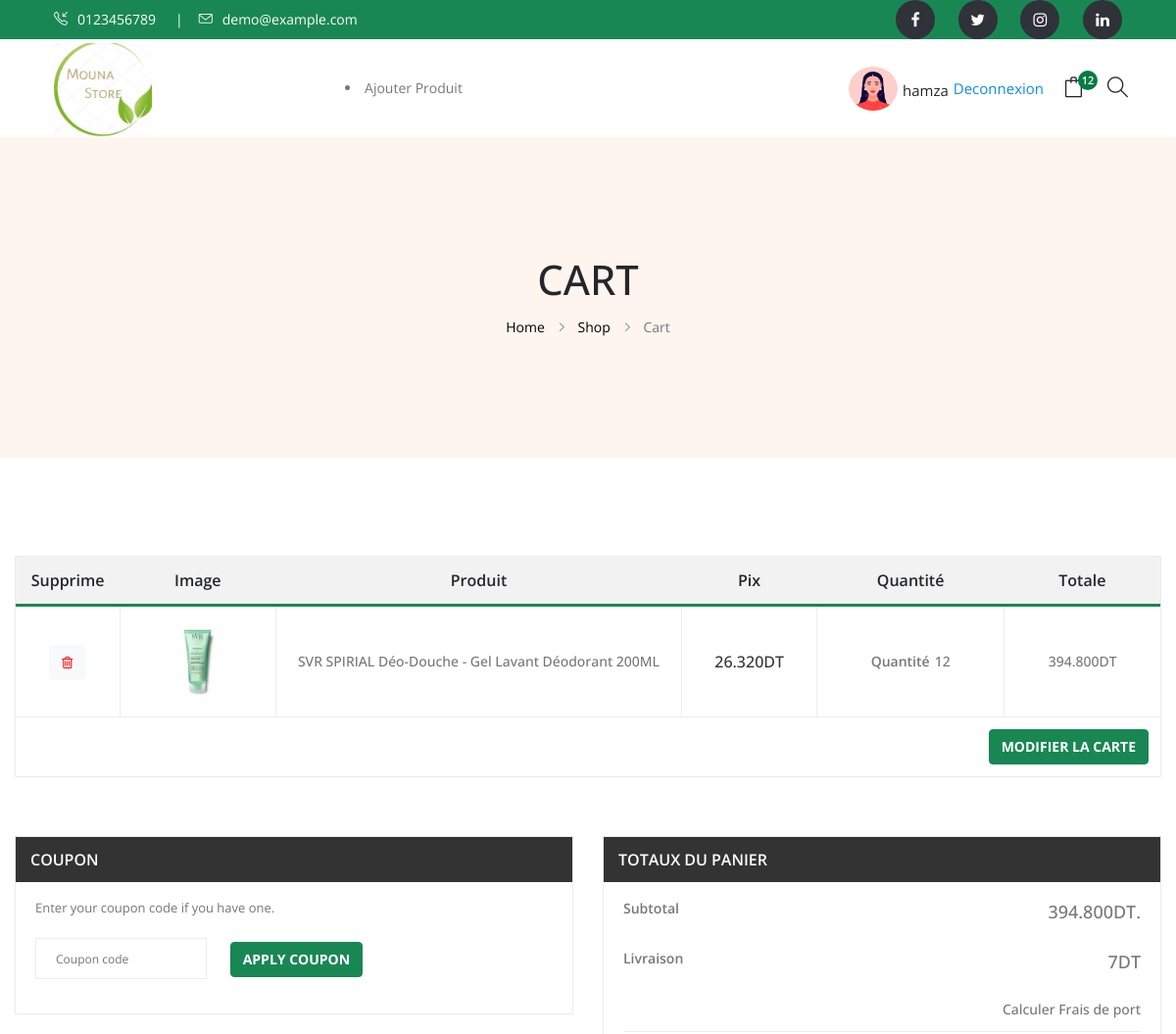
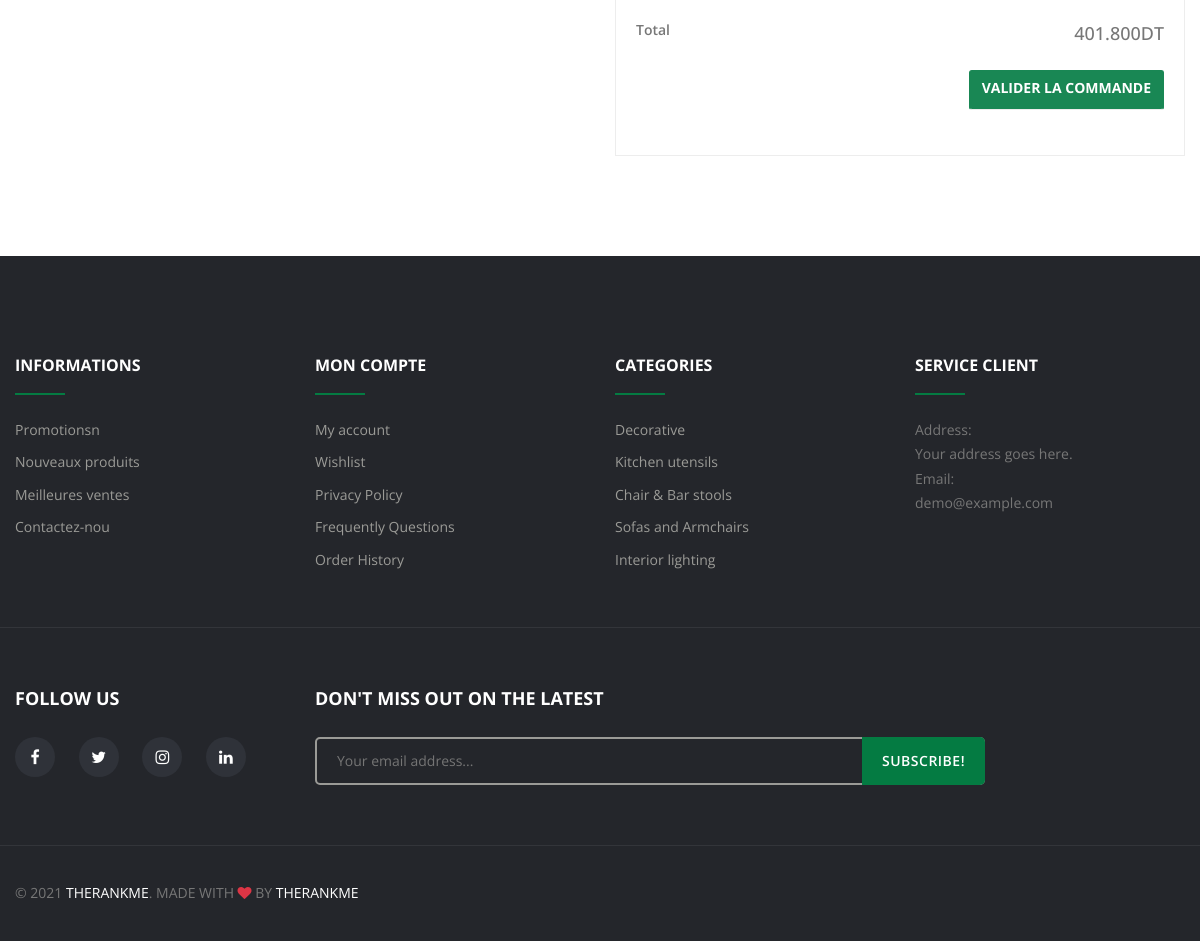
Page /cart/ (signed in) on the committed database (2 pictures, top to bottom).
### store/models.py (models this page shows, shortened)
class CommandeItem(models.Model):
    product = models.OneToOneField(Medicament, on_delete=models.CASCADE)
    quantite = models.PositiveIntegerField(null=True,blank=True,default=0)
    date = models.DateTimeField(auto_now_add=True,null=True,blank=True)
    favorable_by = models.PositiveIntegerField(null=True,blank=True,default=0)
    def get_items_price(self):
        return self.product.prix * self.quantite

class Medicament(models.Model):
    name = models.CharField(max_length=200)
    quantite = models.IntegerField(default=100)
    subcategorye = models.ForeignKey(Subcategorye, on_delete=models.CASCADE,null=True,blank=True)
    description = models.TextField(blank=True,null=True)
    prix = models.DecimalField(max_digits=8,decimal_places=3)
    solde = models.DecimalField(max_digits=4,decimal_places=2,null=True,blank=True)
    image = models.ImageField(upload_to="medicament-images/%y/%m",null=True,blank=True)
    date = models.DateTimeField(auto_now_add=True)
    slug = models.SlugField(null=True,blank=True)
    def solding(self):
        prix1=0
        if self.solde:
            prix1 = (self.prix * (1 - (self.solde/100) ))
        return prix1

### store/views.py (the view, shortened to what this page needs)
# urls.py: path('cart/',views.CartListView.as_view(),name="cart"),
class CartListView(ListView):
    template_name = "store/cart.html"
    queryset = Commande.objects.all()
    def get_context_data(self, **kwargs):
        context = super().get_context_data(**kwargs)
        cart = {}
        nb_items = 0
        if self.request.user.is_authenticated:
            try:
                context["objects"] = Commande.objects.get(client=self.request.user.client).items.all()
                nb_item = Commande.objects.get(client=self.request.user.client).items.all().count()
                for item in Commande.objects.get(client=self.request.user.client).items.all():
                    nb_items+=item.quantite
                context["nb_items"] = nb_items
                context["totale"] = Commande.objects.get(client=self.request.user.client).totale()
                context["totales"] = float(context["totale"]) + 7
            except:
                context["objects"] = Commande.objects.none()
                context["nb_items"] = 0
        return context

### store/models.py (called while the page is built)
    def totale(self):
        s = 0
        for item in self.items.all():
            s = s + float(item.get_items_price())
        return s

### templates/store/cart.html (shortened to what this page needs)
{% extends "main.html" %}
{% load static %}
{% block content %}
{% if objects %}
    <div class="breadcrumb-section breadcrumb-bg-color--golden">
        <div class="breadcrumb-wrapper">
            <div class="container">
                <div class="row">
                    <div class="col-12">
                        <h3 class="breadcrumb-title">Cart</h3>
                        <div class="breadcrumb-nav breadcrumb-nav-color--black breadcrumb-nav-hover-color--golden">
                            <nav aria-label="breadcrumb">
                                <ul>
                                    <li><a href="index.html">Home</a></li>
                                    <li><a href="shop-grid-sidebar-left.html">Shop</a></li>
                                    <li class="active" aria-current="page">Cart</li>
                                </ul>
                            </nav>
                        </div>
                    </div>
                </div>
            </div>
        </div>
    </div>
    <div class="cart-section">
        <div class="cart-table-wrapper" data-aos="fade-up" data-aos-delay="0">
            <div class="container">
                <div class="row">
                    <div class="col-12">
                        <div class="table_desc">
                            <div class="table_page table-responsive">
                                <table>
                            {% if objects %}
                                    <thead>
                                        <tr>
                                            <th class="product_remove">Supprime</th>
                                            <th class="product_thumb">Image</th>
                                            <th class="product_name">Produit</th>
                                            <th class="product-price">Pix</th>
                                            <th class="product_quantity">Quantité</th>
                                            <th class="product_total">Totale</th>
                                        </tr>
                                    </thead>
                                    <tbody>
                                {% for obj in objects %}
                                        <tr>
                                            <td class="product_remove"> <a href="" data-product="{{obj.product.id}}" class="btn btn-light update-card remove" data-action="remove" style="color:white;" type="submit" data-abc="true"><i style="color:red;" class="fa fa-trash-o"></i></a></button>
                                            </td>
                                            {% if obj.product.image %}
                                            <td class="product_thumb"><a href="product-details-default.html"><img
                                                src="{{obj.product.image.url}}"
                                                alt=""></a></td>
                                                {% endif %}
                                            <td class="product_name"><a href="#">{{obj.product.name}}</a></td>
                                            {% if obj.product.solding %}
                                            <td class="product-price">{{obj.product.solding |floatformat:3}}DT</td>
                                            {% else %}
                                            <td class="product-price">{{obj.product.prix |floatformat:3}}DT</td>
                                        {% endif %}
                                        <td class="product_quantity"><label>Quantité</label>{{obj.quantite}}</td>
                                            <td class="product_total">{{obj.get_items_price|floatformat:3}}DT</td>
                                        </tr>
                                {% endfor %}
                                    </tbody>
                                    {% endif %}
                                </table>
                            </div>
                            <div class="cart_submit">
                                <button class="btn btn-md btn-golden" type="submit">Modifier la carte</button>
                            </div>
                        </div>
                    </div>
                </div>
            </div>
        </div>
        <div class="coupon_area">
            <div class="container">
                <div class="row">
                    <div class="col-lg-6 col-md-6">
                        <div class="coupon_code left" data-aos="fade-up" data-aos-delay="200">
                            <h3>Coupon</h3>
                            <div class="coupon_inner">
                                <p>Enter your coupon code if you have one.</p>
                                <input class="mb-2" placeholder="Coupon code" type="text">
                                <button type="submit" class="btn btn-md btn-golden">Apply coupon</button>
                            </div>
                        </div>
                    </div>
                    <div class="col-lg-6 col-md-6">
                        <div class="coupon_code right" data-aos="fade-up" data-aos-delay="400">
                            <h3>TOTAUX DU PANIER</h3>
                            <div class="coupon_inner">
                                <div class="cart_subtotal">
                                    <p>Subtotal</p>
                                    <p class="cart_amount">{{totale |floatformat:3}}DT.</p>
                                </div>
                                <div class="cart_subtotal ">
                                    <p>Livraison</p>
                                    <p class="cart_amount">7DT</p>
                                </div>
                                <a href="#">Calculer Frais de port</a>
                                <div class="cart_subtotal">
                                    <p>Total</p>
                                    <p class="cart_amount">{{totales |floatformat:3}}DT</p>
                                </div>
                                <div class="checkout_btn">
                                    <a href="{% url 'checkout' %}" class="btn btn-md btn-golden">VALIDER LA COMMANDE </a>
                                </div>
                            </div>
                        </div>
                    </div>
                </div>
            </div>
        </div>
    </div>
    {% else %}
    {% include "store/empty-cart.html" %}
{% endif %}
    {% endblock content %}

### templates/snippets/header.html (shortened to what this page needs)
{% load static %}
<header class="header-section d-none d-xl-block">
    <div class="header-wrapper">
        <div class="header-top header-top-bg--black section-fluid">
            <div class="container">
                <div class="col-12 d-flex align-items-center justify-content-between">
                    <div class="header-top-left">
                        <div
                            class="header-top-contact header-top-contact-color--white header-top-contact-hover-color--green">
                            <a href="tel:0123456789" class="icon-space-right"><i
                                    class="icon-call-in"></i>0123456789</a>
                            <a href="mailto:demo@example.com" class="icon-space-right"><i
                                    class="icon-envelope"></i>demo@example.com</a>
                        </div>
                    </div>
                    <div class="header-top-right">
                        <div
                            class="header-top-user-link header-top-user-link-color--white header-top-user-link-hover-color--green">
                            <ul class="footer-social-link">
                                <li><a href="#"><i class="fa fa-facebook"></i></a></li>
                                <li><a href="#"><i class="fa fa-twitter"></i></a></li>
                                <li><a href="#"><i class="fa fa-instagram"></i></a></li>
                                <li><a href="#"><i class="fa fa-linkedin"></i></a></li>
                            </ul>
                        </div>
                    </div>
                </div>
            </div>
        </div>
        <div style="z-index:999999" class="header-bottom header-bottom-color--green section-fluid sticky-header sticky-color--white">
            <div class="container">
                <div class="row">
                    <div class="col-12 d-flex align-items-center justify-content-between">
                        <div class="header-logo">
                            <div class="logo">
                                <a href="{% url 'index' %}"><img src="{% static 'images/logo/4.png'%}" alt=""></a>
                            </div>
                        </div>
                        <div class="main-menu menu-color--black menu-hover-color--green">
                            <nav style="z-index:99999999999">
                                {% if user.is_staff %}
                <li><a href="{% url 'create' %}">Ajouter Produit</li>
                    {% endif %}
                            </nav>
                        </div>
                        <ul class="header-action-link action-color--black action-hover-color--green">
                            <li style="margin-right: 20px;display: flex;align-items: center;">
                                {% if user.is_authenticated %}
                                <img src="{% static 'images/women-avatar.webp' %}" alt="{{user.username}}" style="margin-right:5px;height: 45px;border-radius: 50%;width: 50px;">
                                <div><a href="#" style="font-size: 15px;letter-spacing: 0px;margin-right:5px">{{user.username}}</a></div>
                                <div><a href="{% url 'logout' %}" style="color:#0e8ce4;color: #0e8ce4;letter-spacing: 0;font-size: 15px;">Deconnexion</a></div>
                                {% endif %}
                            </li>
                            <li style="margin-right:30px">
                                <a href="#offcanvas-add-cart" class="offcanvas-toggle">
                                    <i class="icon-bag"></i>
                                    <span class="item-count" id="item-count" style="position:absolute;">{{nb_items}}</span>
                                </a>
                            </li>
                            <li>
                                <a href="#search">
                                    <i class="icon-magnifier"></i>
                                </a>
                            </li>
                        </ul>
                    </div>
                </div>
            </div>
        </div>
    </div>
</header>

### rows in the picture
CommandeItem: product.image (picture), product.name "SVR SPIRIAL Déo-Douche - Gel Lavant Déodorant 200ML", product.solding "26.320", quantite "12", get_items_price "394.800"

### other values in the picture
{{ user.username }} "hamza"
{{ nb_items }} "12"
{{ totale |floatformat:3 }} "394.800"
{{ totales |floatformat:3 }} "401.800"
